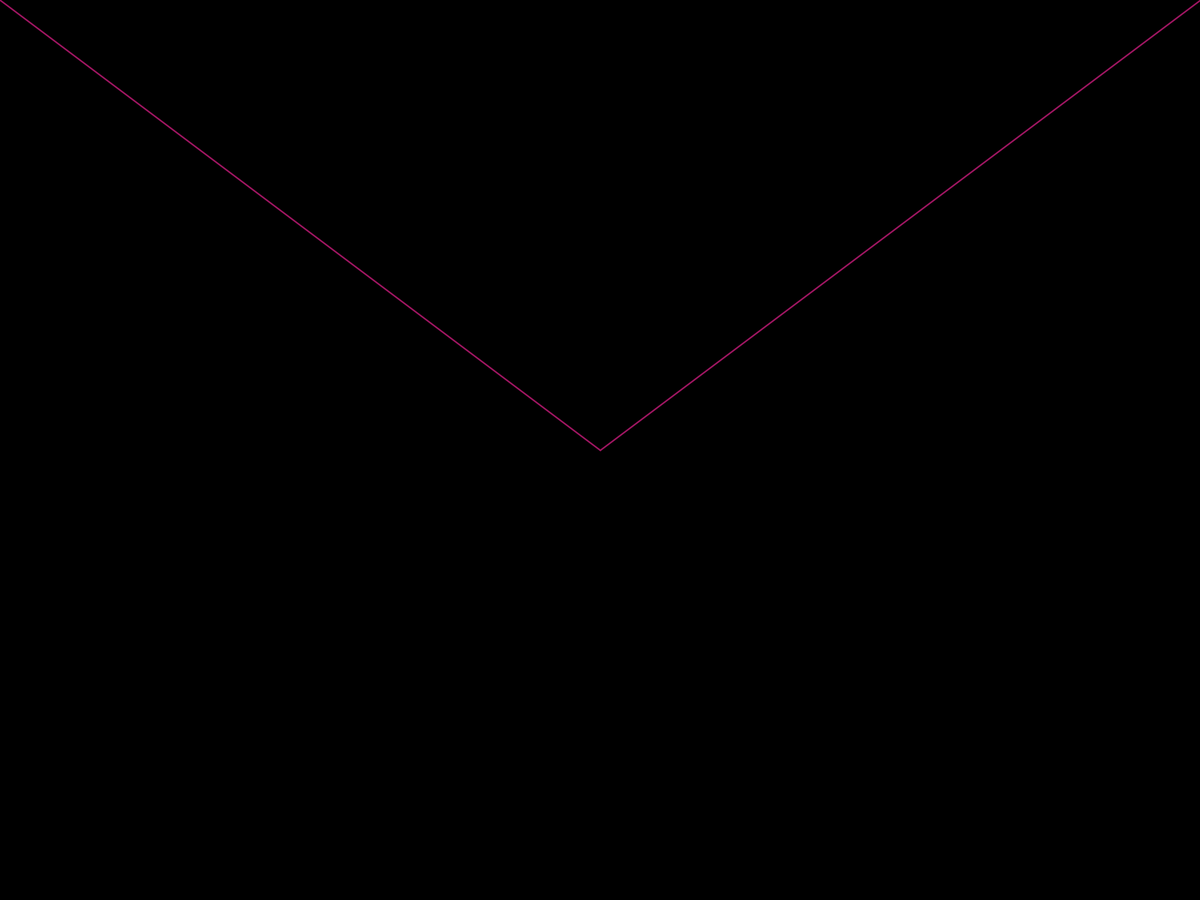
Frame 1 (no input)
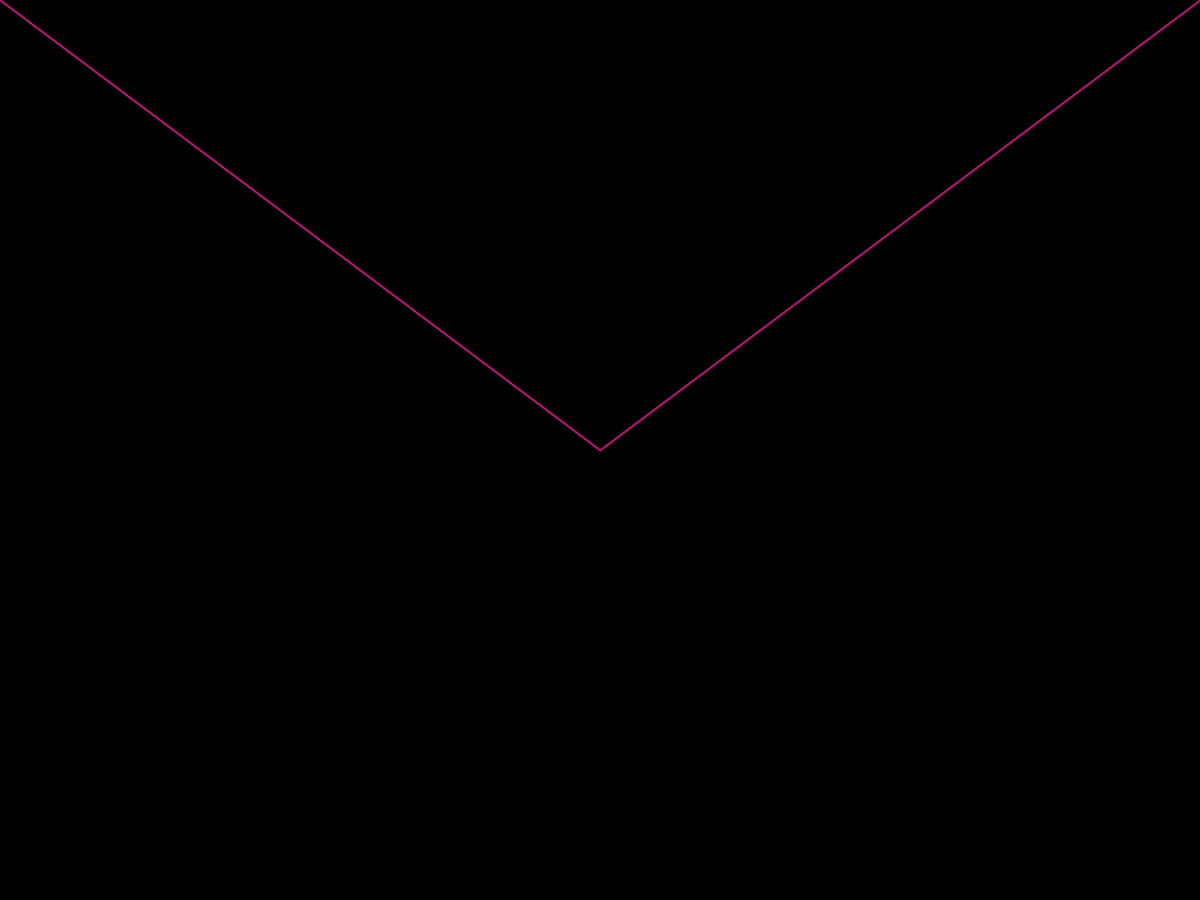
Frame 60 (the mouse pressed at the canvas centre just before this capture)
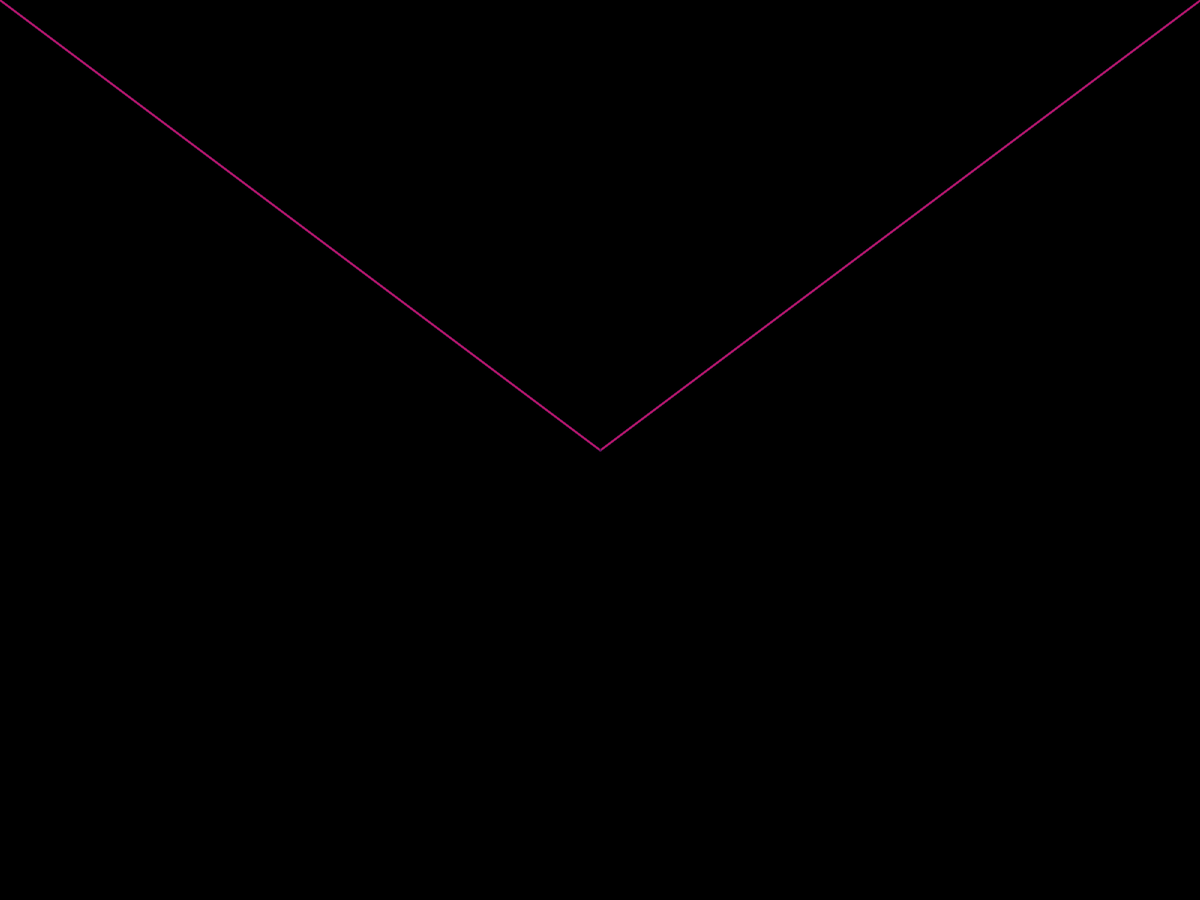
Frame 120 (the mouse held since frame 60 and released just before this capture)

The Processing sketch that drew these frames (run headless with seeded random() and noise(); from frame 60 on, the mouse is pressed at the canvas centre):

// Processing sketch: HW1
// ── HW1.pde
float walkerX1;
float walkerY1;
float walkerX2;
float walkerY2;
int rdm1;
int rdm2;
int rdm3;

void setup() {
  fullScreen();
  walkerX1 =width/4;
  walkerX2 =width*3 /4;
  walkerY1 = height / 4;
  walkerY2 = height*3 / 4;
  background(0);
  // print(height);
}

void draw() {
  // background(180);
  rdm1 = int(random(255));
  //rdm2 = int(random(255));
  //rdm3 = int(random(255));
  stroke(rdm1,22,100);
  strokeWeight(2);
  line(mouseX, mouseY, width/2, height/2);
  line(width/2, height/2, width-mouseX, mouseY);


  walkerY1 = walkerY1 + random(-50, 50);

  walkerY2 = walkerY2 + random(-50,50);

}
